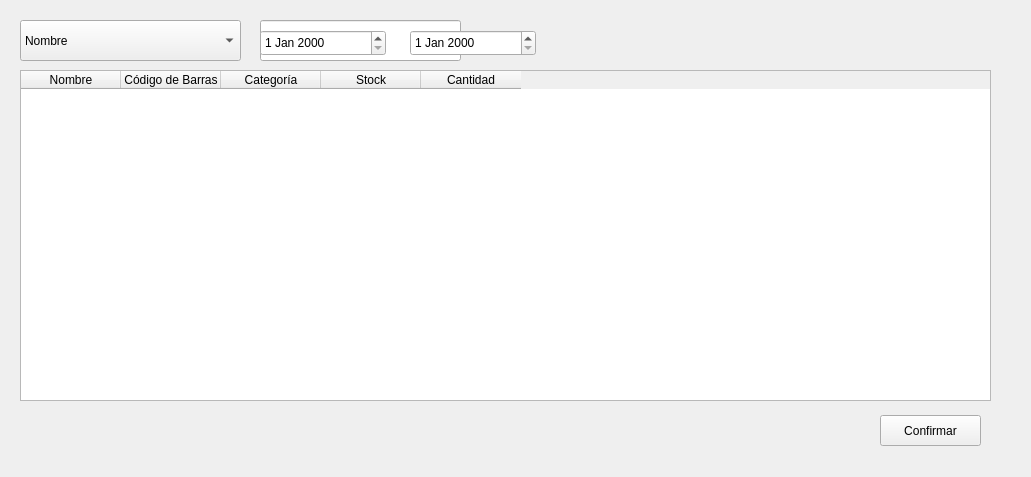
<?xml version="1.0" encoding="UTF-8"?>
<ui version="4.0">
 <class>ventanaDespacho</class>
 <widget class="QWidget" name="ventanaDespacho">
  <property name="geometry">
   <rect>
    <x>0</x>
    <y>0</y>
    <width>1031</width>
    <height>477</height>
   </rect>
  </property>
  <property name="windowTitle">
   <string>ventanaDespacho</string>
  </property>
  <widget class="QTableWidget" name="tablaInventario">
   <property name="geometry">
    <rect>
     <x>20</x>
     <y>70</y>
     <width>971</width>
     <height>331</height>
    </rect>
   </property>
   <column>
    <property name="text">
     <string>Nombre</string>
    </property>
   </column>
   <column>
    <property name="text">
     <string>Código de Barras</string>
    </property>
   </column>
   <column>
    <property name="text">
     <string>Categoría</string>
    </property>
   </column>
   <column>
    <property name="text">
     <string>Stock</string>
    </property>
   </column>
   <column>
    <property name="text">
     <string>Cantidad</string>
    </property>
   </column>
  </widget>
  <widget class="QComboBox" name="comboBuscarPor">
   <property name="geometry">
    <rect>
     <x>20</x>
     <y>20</y>
     <width>221</width>
     <height>41</height>
    </rect>
   </property>
   <item>
    <property name="text">
     <string>Nombre</string>
    </property>
   </item>
   <item>
    <property name="text">
     <string>Categoría</string>
    </property>
   </item>
   <item>
    <property name="text">
     <string>Código de Barras</string>
    </property>
   </item>
   <item>
    <property name="text">
     <string>Fecha de Caducidad</string>
    </property>
   </item>
  </widget>
  <widget class="QLineEdit" name="txtBuscador">
   <property name="geometry">
    <rect>
     <x>260</x>
     <y>20</y>
     <width>201</width>
     <height>41</height>
    </rect>
   </property>
  </widget>
  <widget class="QPushButton" name="btnConfirmar">
   <property name="geometry">
    <rect>
     <x>880</x>
     <y>415</y>
     <width>101</width>
     <height>31</height>
    </rect>
   </property>
   <property name="text">
    <string>Confirmar</string>
   </property>
  </widget>
  <widget class="QDateEdit" name="fechaInicio">
   <property name="geometry">
    <rect>
     <x>260</x>
     <y>30</y>
     <width>126</width>
     <height>26</height>
    </rect>
   </property>
  </widget>
  <widget class="QDateEdit" name="fechaFin">
   <property name="geometry">
    <rect>
     <x>410</x>
     <y>30</y>
     <width>126</width>
     <height>26</height>
    </rect>
   </property>
  </widget>
 </widget>
 <resources/>
 <connections/>
</ui>
